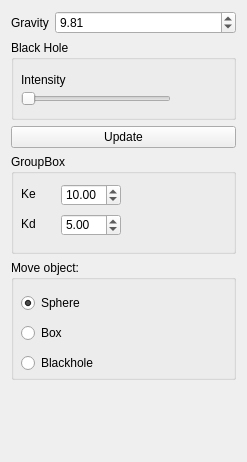
<?xml version="1.0" encoding="UTF-8"?>
<ui version="4.0">
 <class>WidgetRope</class>
 <widget class="QWidget" name="WidgetRope">
  <property name="geometry">
   <rect>
    <x>0</x>
    <y>0</y>
    <width>247</width>
    <height>462</height>
   </rect>
  </property>
  <property name="windowTitle">
   <string>Form</string>
  </property>
  <layout class="QFormLayout" name="formLayout">
   <item row="0" column="0">
    <widget class="QLabel" name="label">
     <property name="text">
      <string>Gravity</string>
     </property>
    </widget>
   </item>
   <item row="0" column="1">
    <widget class="QDoubleSpinBox" name="gravity">
     <property name="maximum">
      <double>100.000000000000000</double>
     </property>
     <property name="singleStep">
      <double>0.100000000000000</double>
     </property>
     <property name="value">
      <double>9.810000000000000</double>
     </property>
    </widget>
   </item>
   <item row="1" column="0" colspan="2">
    <widget class="QGroupBox" name="groupBox">
     <property name="minimumSize">
      <size>
       <width>0</width>
       <height>80</height>
      </size>
     </property>
     <property name="title">
      <string>Black Hole</string>
     </property>
     <widget class="QSlider" name="horizontalSlider">
      <property name="geometry">
       <rect>
        <x>10</x>
        <y>50</y>
        <width>150</width>
        <height>18</height>
       </rect>
      </property>
      <property name="maximumSize">
       <size>
        <width>150</width>
        <height>16777215</height>
       </size>
      </property>
      <property name="orientation">
       <enum>Qt::Horizontal</enum>
      </property>
     </widget>
     <widget class="QLabel" name="label_2">
      <property name="geometry">
       <rect>
        <x>10</x>
        <y>30</y>
        <width>63</width>
        <height>20</height>
       </rect>
      </property>
      <property name="text">
       <string>Intensity</string>
      </property>
     </widget>
    </widget>
   </item>
   <item row="2" column="0" colspan="2">
    <widget class="QPushButton" name="btnUpdate">
     <property name="text">
      <string>Update</string>
     </property>
    </widget>
   </item>
   <item row="4" column="0" colspan="2">
    <widget class="QGroupBox" name="groupBox_2">
     <property name="minimumSize">
      <size>
       <width>0</width>
       <height>120</height>
      </size>
     </property>
     <property name="title">
      <string>Move object:</string>
     </property>
     <widget class="QRadioButton" name="radioButton">
      <property name="geometry">
       <rect>
        <x>10</x>
        <y>30</y>
        <width>112</width>
        <height>26</height>
       </rect>
      </property>
      <property name="text">
       <string>Sphere</string>
      </property>
      <property name="checked">
       <bool>true</bool>
      </property>
     </widget>
     <widget class="QRadioButton" name="radioButton_2">
      <property name="geometry">
       <rect>
        <x>10</x>
        <y>60</y>
        <width>112</width>
        <height>26</height>
       </rect>
      </property>
      <property name="text">
       <string>Box</string>
      </property>
     </widget>
     <widget class="QRadioButton" name="radioButton_3">
      <property name="geometry">
       <rect>
        <x>10</x>
        <y>90</y>
        <width>112</width>
        <height>26</height>
       </rect>
      </property>
      <property name="text">
       <string>Blackhole</string>
      </property>
     </widget>
    </widget>
   </item>
   <item row="3" column="0" colspan="2">
    <widget class="QGroupBox" name="groupBox_3">
     <property name="minimumSize">
      <size>
       <width>0</width>
       <height>100</height>
      </size>
     </property>
     <property name="title">
      <string>GroupBox</string>
     </property>
     <widget class="QLabel" name="label_3">
      <property name="geometry">
       <rect>
        <x>10</x>
        <y>30</y>
        <width>63</width>
        <height>20</height>
       </rect>
      </property>
      <property name="text">
       <string>Ke</string>
      </property>
     </widget>
     <widget class="QLabel" name="label_4">
      <property name="geometry">
       <rect>
        <x>10</x>
        <y>60</y>
        <width>63</width>
        <height>20</height>
       </rect>
      </property>
      <property name="text">
       <string>Kd</string>
      </property>
     </widget>
     <widget class="QDoubleSpinBox" name="spinBox_ke">
      <property name="geometry">
       <rect>
        <x>50</x>
        <y>30</y>
        <width>60</width>
        <height>22</height>
       </rect>
      </property>
      <property name="singleStep">
       <double>0.100000000000000</double>
      </property>
      <property name="value">
       <double>10.000000000000000</double>
      </property>
     </widget>
     <widget class="QDoubleSpinBox" name="spinBox_kd">
      <property name="geometry">
       <rect>
        <x>50</x>
        <y>60</y>
        <width>60</width>
        <height>22</height>
       </rect>
      </property>
      <property name="singleStep">
       <double>0.100000000000000</double>
      </property>
      <property name="value">
       <double>5.000000000000000</double>
      </property>
     </widget>
    </widget>
   </item>
  </layout>
 </widget>
 <resources/>
 <connections/>
</ui>
